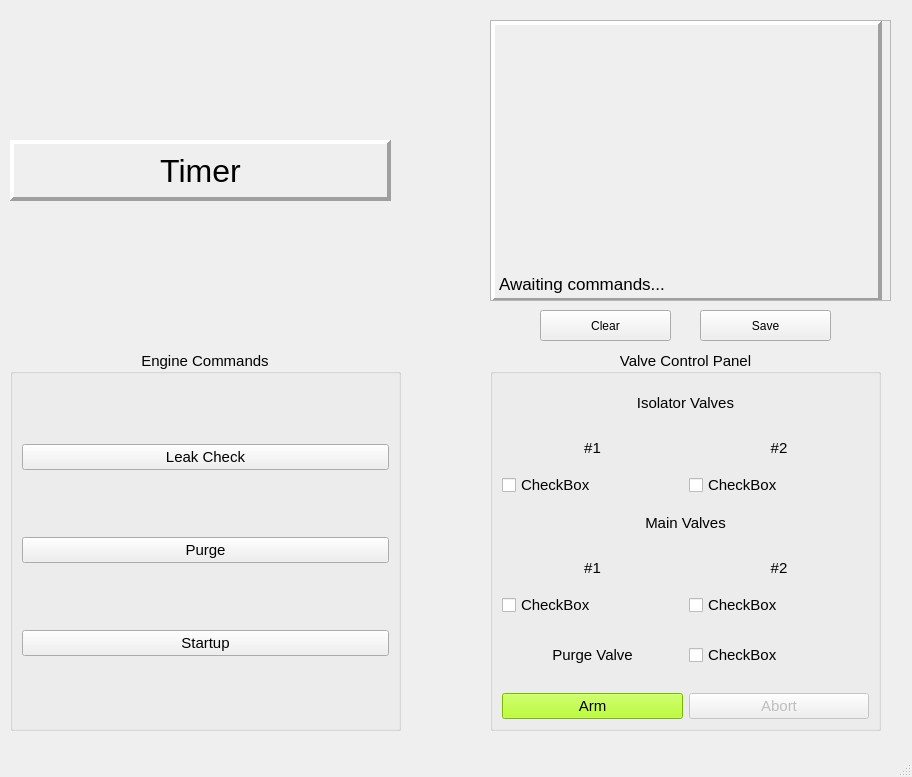
<?xml version="1.0" encoding="UTF-8"?>
<ui version="4.0">
 <class>MainWindow</class>
 <widget class="QMainWindow" name="MainWindow">
  <property name="enabled">
   <bool>true</bool>
  </property>
  <property name="geometry">
   <rect>
    <x>0</x>
    <y>0</y>
    <width>912</width>
    <height>777</height>
   </rect>
  </property>
  <property name="windowTitle">
   <string>MainWindow</string>
  </property>
  <widget class="QWidget" name="centralwidget">
   <widget class="QGroupBox" name="valveBox">
    <property name="geometry">
     <rect>
      <x>490</x>
      <y>350</y>
      <width>391</width>
      <height>381</height>
     </rect>
    </property>
    <property name="font">
     <font>
      <pointsize>11</pointsize>
     </font>
    </property>
    <property name="styleSheet">
     <string notr="true"/>
    </property>
    <property name="title">
     <string>Valve Control Panel</string>
    </property>
    <property name="alignment">
     <set>Qt::AlignCenter</set>
    </property>
    <layout class="QVBoxLayout" name="verticalLayout_2">
     <item>
      <widget class="QLabel" name="isoValLabel">
       <property name="sizePolicy">
        <sizepolicy hsizetype="Preferred" vsizetype="Preferred">
         <horstretch>0</horstretch>
         <verstretch>0</verstretch>
        </sizepolicy>
       </property>
       <property name="font">
        <font>
         <pointsize>11</pointsize>
        </font>
       </property>
       <property name="text">
        <string>Isolator Valves</string>
       </property>
       <property name="alignment">
        <set>Qt::AlignCenter</set>
       </property>
      </widget>
     </item>
     <item>
      <layout class="QHBoxLayout" name="isoValLabels">
       <item>
        <widget class="QLabel" name="isoVal1Label">
         <property name="text">
          <string>#1</string>
         </property>
         <property name="alignment">
          <set>Qt::AlignCenter</set>
         </property>
        </widget>
       </item>
       <item>
        <widget class="QLabel" name="isoVal2Label">
         <property name="text">
          <string>#2</string>
         </property>
         <property name="alignment">
          <set>Qt::AlignCenter</set>
         </property>
        </widget>
       </item>
      </layout>
     </item>
     <item>
      <layout class="QHBoxLayout" name="isoRow">
       <item>
        <widget class="AnimatedToggle" name="isoTog1">
         <property name="sizePolicy">
          <sizepolicy hsizetype="Preferred" vsizetype="Preferred">
           <horstretch>0</horstretch>
           <verstretch>0</verstretch>
          </sizepolicy>
         </property>
         <property name="font">
          <font>
           <pointsize>11</pointsize>
          </font>
         </property>
         <property name="text">
          <string>CheckBox</string>
         </property>
        </widget>
       </item>
       <item>
        <widget class="AnimatedToggle" name="isoTog2">
         <property name="font">
          <font>
           <pointsize>11</pointsize>
          </font>
         </property>
         <property name="text">
          <string>CheckBox</string>
         </property>
        </widget>
       </item>
      </layout>
     </item>
     <item>
      <widget class="QLabel" name="mainValLabel">
       <property name="sizePolicy">
        <sizepolicy hsizetype="Preferred" vsizetype="Preferred">
         <horstretch>0</horstretch>
         <verstretch>0</verstretch>
        </sizepolicy>
       </property>
       <property name="font">
        <font>
         <pointsize>11</pointsize>
        </font>
       </property>
       <property name="text">
        <string>Main Valves</string>
       </property>
       <property name="alignment">
        <set>Qt::AlignCenter</set>
       </property>
      </widget>
     </item>
     <item>
      <layout class="QHBoxLayout" name="mainValLabels">
       <item>
        <widget class="QLabel" name="mainVal1Label">
         <property name="text">
          <string>#1</string>
         </property>
         <property name="alignment">
          <set>Qt::AlignCenter</set>
         </property>
        </widget>
       </item>
       <item>
        <widget class="QLabel" name="mainVal2Label">
         <property name="text">
          <string>#2</string>
         </property>
         <property name="alignment">
          <set>Qt::AlignCenter</set>
         </property>
        </widget>
       </item>
      </layout>
     </item>
     <item>
      <layout class="QHBoxLayout" name="mainRow">
       <item>
        <widget class="AnimatedToggle" name="mainTog1">
         <property name="font">
          <font>
           <pointsize>11</pointsize>
          </font>
         </property>
         <property name="text">
          <string>CheckBox</string>
         </property>
        </widget>
       </item>
       <item>
        <widget class="AnimatedToggle" name="mainTog2">
         <property name="font">
          <font>
           <pointsize>11</pointsize>
          </font>
         </property>
         <property name="text">
          <string>CheckBox</string>
         </property>
        </widget>
       </item>
      </layout>
     </item>
     <item>
      <spacer name="horizontalSpacer">
       <property name="orientation">
        <enum>Qt::Horizontal</enum>
       </property>
       <property name="sizeHint" stdset="0">
        <size>
         <width>40</width>
         <height>20</height>
        </size>
       </property>
      </spacer>
     </item>
     <item>
      <layout class="QHBoxLayout" name="purgeRow">
       <item>
        <widget class="QLabel" name="purgeValLabel">
         <property name="font">
          <font>
           <pointsize>11</pointsize>
          </font>
         </property>
         <property name="text">
          <string>Purge Valve</string>
         </property>
         <property name="alignment">
          <set>Qt::AlignCenter</set>
         </property>
        </widget>
       </item>
       <item>
        <widget class="AnimatedToggle" name="purgeTog">
         <property name="font">
          <font>
           <pointsize>11</pointsize>
          </font>
         </property>
         <property name="text">
          <string>CheckBox</string>
         </property>
        </widget>
       </item>
      </layout>
     </item>
     <item>
      <spacer name="horizontalSpacer_2">
       <property name="orientation">
        <enum>Qt::Horizontal</enum>
       </property>
       <property name="sizeHint" stdset="0">
        <size>
         <width>40</width>
         <height>20</height>
        </size>
       </property>
      </spacer>
     </item>
     <item>
      <layout class="QHBoxLayout" name="rsoRow">
       <item>
        <widget class="QPushButton" name="armButton">
         <property name="font">
          <font>
           <pointsize>11</pointsize>
          </font>
         </property>
         <property name="styleSheet">
          <string notr="true">QPushButton#armButton {background-color: rgb(170, 255, 0);}
QPushButton#armButton:checked {background-color: rgb(209, 21, 7); }</string>
         </property>
         <property name="text">
          <string>Arm</string>
         </property>
         <property name="checkable">
          <bool>true</bool>
         </property>
         <property name="checked">
          <bool>false</bool>
         </property>
        </widget>
       </item>
       <item>
        <widget class="QPushButton" name="abortButton">
         <property name="enabled">
          <bool>false</bool>
         </property>
         <property name="font">
          <font>
           <pointsize>11</pointsize>
          </font>
         </property>
         <property name="styleSheet">
          <string notr="true">QPushButton#abortButton:enabled {background-color: rgb(170, 255, 0);}
QPushButton#abortButton:checked {background-color: rgb(209, 21, 7); }</string>
         </property>
         <property name="text">
          <string>Abort</string>
         </property>
         <property name="checkable">
          <bool>true</bool>
         </property>
         <property name="checked">
          <bool>false</bool>
         </property>
         <property name="flat">
          <bool>false</bool>
         </property>
        </widget>
       </item>
      </layout>
     </item>
    </layout>
   </widget>
   <widget class="QGroupBox" name="commandBox">
    <property name="geometry">
     <rect>
      <x>10</x>
      <y>350</y>
      <width>391</width>
      <height>381</height>
     </rect>
    </property>
    <property name="font">
     <font>
      <pointsize>11</pointsize>
     </font>
    </property>
    <property name="title">
     <string>Engine Commands</string>
    </property>
    <property name="alignment">
     <set>Qt::AlignCenter</set>
    </property>
    <property name="flat">
     <bool>false</bool>
    </property>
    <layout class="QVBoxLayout" name="verticalLayout">
     <item>
      <widget class="QPushButton" name="leakButton">
       <property name="font">
        <font>
         <pointsize>11</pointsize>
        </font>
       </property>
       <property name="text">
        <string>Leak Check</string>
       </property>
      </widget>
     </item>
     <item>
      <widget class="QPushButton" name="purgeButton">
       <property name="text">
        <string>Purge</string>
       </property>
      </widget>
     </item>
     <item>
      <widget class="QPushButton" name="startupButton">
       <property name="text">
        <string>Startup</string>
       </property>
      </widget>
     </item>
    </layout>
   </widget>
   <widget class="QLabel" name="timer">
    <property name="geometry">
     <rect>
      <x>10</x>
      <y>140</y>
      <width>381</width>
      <height>61</height>
     </rect>
    </property>
    <property name="font">
     <font>
      <pointsize>24</pointsize>
     </font>
    </property>
    <property name="frameShape">
     <enum>QFrame::Panel</enum>
    </property>
    <property name="frameShadow">
     <enum>QFrame::Raised</enum>
    </property>
    <property name="lineWidth">
     <number>4</number>
    </property>
    <property name="text">
     <string>Timer</string>
    </property>
    <property name="alignment">
     <set>Qt::AlignCenter</set>
    </property>
   </widget>
   <widget class="QPushButton" name="commandClear">
    <property name="geometry">
     <rect>
      <x>540</x>
      <y>310</y>
      <width>131</width>
      <height>31</height>
     </rect>
    </property>
    <property name="text">
     <string>Clear</string>
    </property>
   </widget>
   <widget class="QPushButton" name="commandSave">
    <property name="geometry">
     <rect>
      <x>700</x>
      <y>310</y>
      <width>131</width>
      <height>31</height>
     </rect>
    </property>
    <property name="text">
     <string>Save</string>
    </property>
   </widget>
   <widget class="QScrollArea" name="scrollArea">
    <property name="geometry">
     <rect>
      <x>490</x>
      <y>20</y>
      <width>401</width>
      <height>281</height>
     </rect>
    </property>
    <property name="widgetResizable">
     <bool>true</bool>
    </property>
    <widget class="QWidget" name="scrollAreaWidgetContents">
     <property name="geometry">
      <rect>
       <x>0</x>
       <y>0</y>
       <width>399</width>
       <height>279</height>
      </rect>
     </property>
     <widget class="QLabel" name="log">
      <property name="geometry">
       <rect>
        <x>0</x>
        <y>0</y>
        <width>391</width>
        <height>281</height>
       </rect>
      </property>
      <property name="font">
       <font>
        <pointsize>13</pointsize>
       </font>
      </property>
      <property name="frameShape">
       <enum>QFrame::Panel</enum>
      </property>
      <property name="frameShadow">
       <enum>QFrame::Raised</enum>
      </property>
      <property name="lineWidth">
       <number>4</number>
      </property>
      <property name="text">
       <string>Awaiting commands...</string>
      </property>
      <property name="alignment">
       <set>Qt::AlignBottom|Qt::AlignLeading|Qt::AlignLeft</set>
      </property>
     </widget>
    </widget>
   </widget>
  </widget>
  <widget class="QMenuBar" name="menubar">
   <property name="geometry">
    <rect>
     <x>0</x>
     <y>0</y>
     <width>912</width>
     <height>20</height>
    </rect>
   </property>
  </widget>
  <widget class="QStatusBar" name="statusbar"/>
 </widget>
 <customwidgets>
  <customwidget>
   <class>AnimatedToggle</class>
   <extends>QCheckBox</extends>
   <header>qtwidgets</header>
  </customwidget>
 </customwidgets>
 <resources/>
 <connections/>
</ui>
